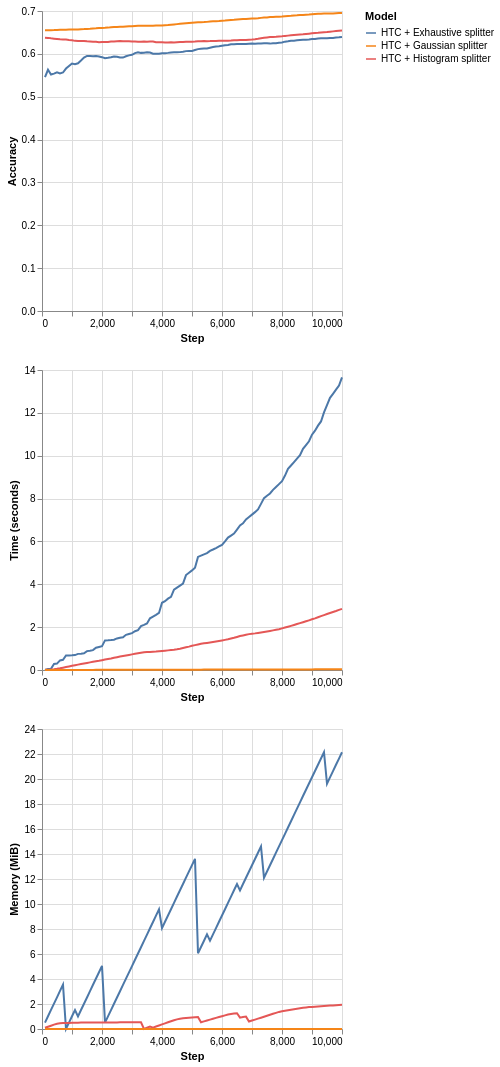

Source (notebook cell):
### Markdown cell above
## 4. Branching and growth: splitters, the heart of the trees

As previously stated, one of the core operations of iDT is, well, to grow. Plants and gardening-related jokes apart, growth in HTs is guided by their AOs or splitters, as mentioned in the end of Section 3. 

Nominal features can be easily monitored, since the feature partitions are well-defined beforehand. Numerical features, on the other hand, do not have an explicit best cut point. Still, numerical features are typically split by using a binary test: $\le$ or $>$. Therefore, numerical splitters must somehow summarize the incoming feature values and be able to evaluate the merit of split point candidates.

There are diverse strategies to monitor numerical features and choices related to them, including which data structure will be used to keep a summary of the incoming feature and also how many split points are going to be evaluated during split attempts. Again, this guide does not intend to be an exhaustive delve into the iDT subject. In fact, each of the following aspects of the iDTs could be considered a separate research area: AOs, intervals between split attempts, split heuristics (e.g., info gain, variance reduction, and so on), tree depth and max size, and much more!

Let's focus a bit into the AO matter. River provides a handful of splitters for classification and regression trees, which can be chosen using the parameter `splitter`. We will list the available tree splitters in the following sections and compare some of their characteristics.

Some notation:

- $n$: Number of observations seen so far.
- $c$: the number of classes.
- $s$: the number of split points to evaluate (which means that this is a user-given parameter).
- $h$: the number of histogram bins or hash slots. Typically, $h \ll n$.

### 4.1. Classification tree splitters

The following table summarizes the available classification splitters. The user might refer to the documentation of each splitter for more details about their functioning.


| Splitter | Description | Insertion | Memory | Split candidate query | Works with Naive Bayes leaves?
| :- | :- | :- | :-: | :-: | :-: |
| Exhaustive | Keeps all the observed input values and class counts in a Binary Search Tree (BST) | $O(\log n)$ (average) or $O(n)$ (worst case) | $O(n)$ | $O(n)$ | No |
| Histogram | Builds a histogram for each class in order to discretize the input feature | $O(\log h)$ | $O(c h)$ | $O(c h)$ | Yes |
| Gaussian | Approximates the class distributions using Gaussian distributions | $O(1)$ | $O(c)$ | $O(cs)$ | Yes |

Note that some of the splitters have configurable parameters that directly impact not only on their time and memory costs, but also on the final predictive performance. Examples:

- The number of split points can be configured in the Gaussian splitter. Increasing this number makes this splitter slower, but it also potentially increases the quality of the obtained query points, implying enhanced tree accuracy. 
- The number of stored bins can be selected in the Histogram splitter. Increasing this number increases the memory footprint and running time of this splitter, but it also potentially makes its split candidates more accurate and positively impacts on the tree's final predictive performance.

Next, we provide a brief comparison of the classification splitters using 10K instances of the Random RBF synthetic dataset. Note that the tree equipped with the Exhaustive splitter does not use Naive Bayes leaves.

### Code cell
plot_performance(
    synth.RandomRBF(seed_model=7, seed_sample=42).take(10_000),
    metrics.Accuracy(),
    {
        "HTC + Exhaustive splitter": tree.HoeffdingTreeClassifier(
            splitter=tree.splitter.ExhaustiveSplitter(),
            leaf_prediction="mc"
        ),
        "HTC + Histogram splitter": tree.HoeffdingTreeClassifier(
            splitter=tree.splitter.HistogramSplitter()
        ),
        "HTC + Gaussian splitter": tree.HoeffdingTreeClassifier(
            splitter=tree.splitter.GaussianSplitter()
        )
    }
)

### Figure 1 — Vega-Lite specification as saved in the notebook (floating-point values rounded to 4 significant figures; data arrays with more than 128 entries replaced by an {"elided": "..."} marker saying what was removed)
{"config": {"view": {"continuousWidth": 300, "continuousHeight": 300}}, "vconcat": [{"mark": {"type": "line"}, "encoding": {"color": {"field": "Model", "type": "nominal"}, "x": {"field": "Step", "type": "quantitative"}, "y": {"field": "Metric", "title": "Accuracy", "type": "quantitative"}}}, {"mark": {"type": "line"}, "encoding": {"color": {"field": "Model", "type": "nominal"}, "x": {"field": "Step", "type": "quantitative"}, "y": {"field": "Time", "title": "Time (seconds)", "type": "quantitative"}}}, {"mark": {"type": "line"}, "encoding": {"color": {"field": "Model", "type": "nominal"}, "x": {"field": "Step", "type": "quantitative"}, "y": {"field": "Memory", "title": "Memory (MiB)", "type": "quantitative"}}}], "data": {"name": "data-7cc40bb3fa076d4a73831a5b01bed5c9"}, "$schema": "https://vega.github.io/schema/vega-lite/v6.1.0.json", "datasets": {"data-7cc40bb3fa076d4a73831a5b01bed5c9": {"elided": "300 records"}}}
